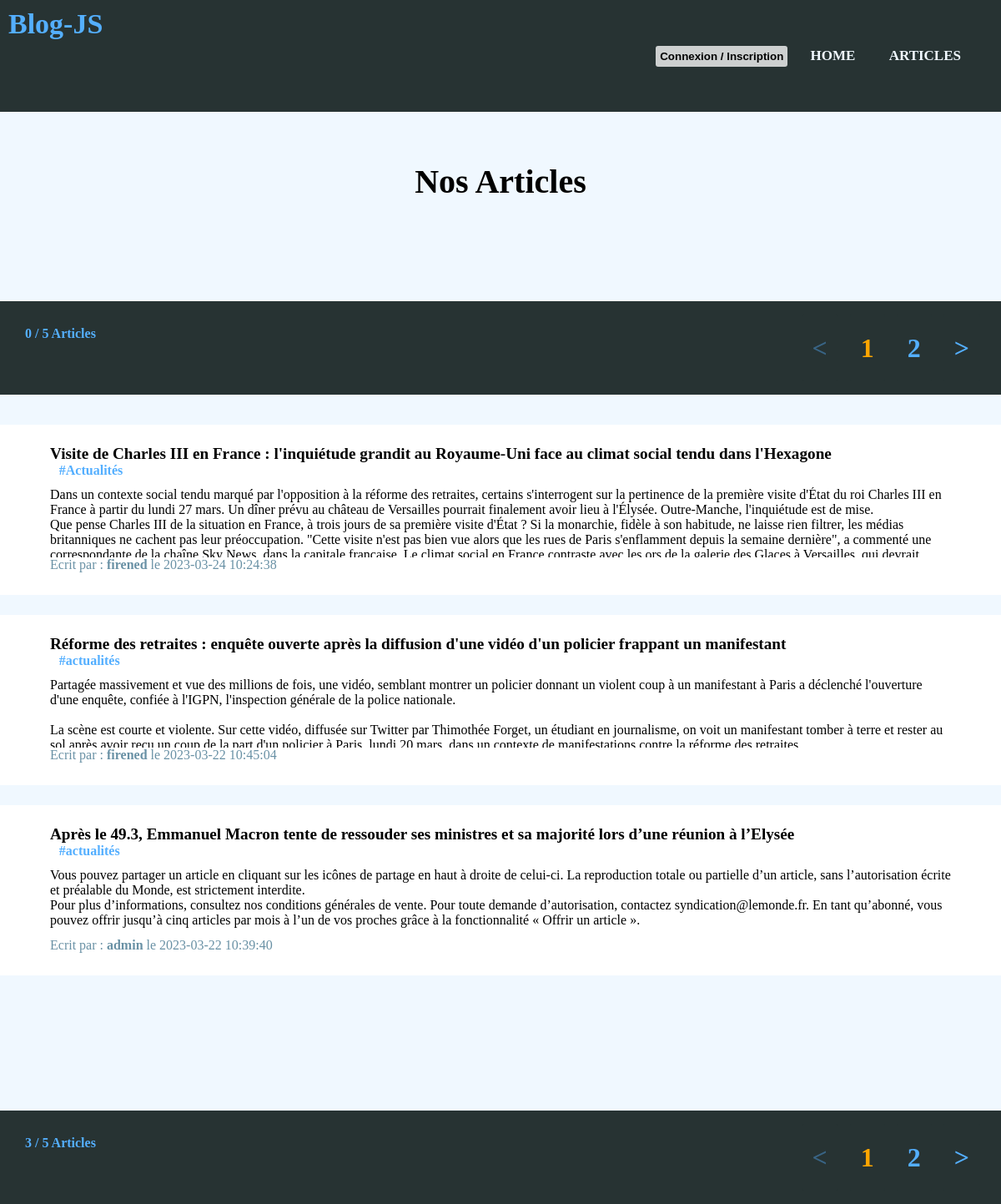
The page /Articles.php on the database its author committed.
### tables this page shows
CREATE TABLE `posts` (
  `id` int(11) NOT NULL,
  `userid` varchar(255) NOT NULL,
  `title` varchar(255) NOT NULL,
  `createdat` datetime NOT NULL,
  `content` text NOT NULL,
  `categoryid` varchar(255) NOT NULL
);

### Post.php (called while the page is built, shortened)
<?php
class Post
{
    private $conn;
    public function __construct()
    {
        $db_username = 'root';
        $db_password = '';
        try {
            $this->conn = new PDO('mysql:host=localhost;dbname=blog;charset=utf8', $db_username, $db_password);
            $this->conn->setAttribute(PDO::ATTR_ERRMODE, PDO::ERRMODE_EXCEPTION);
        } catch (PDOException $e) {
        }
    }
    public function GetAllPosts($premier,$parPage)
    {
        $sql = "SELECT * FROM `posts` ORDER BY `createdat` DESC";
        $req = $this->conn->prepare($sql);
        $req->execute();
        $result = $req->fetchAll();
        return $result;
    }
}
$newPost = new Post();
?>

### Articles.php (the view, shortened to what this page needs)
<?php
if (isset($_GET['page']) && !empty($_GET['page'])) {
    $currentPage = (int) strip_tags($_GET['page']);
} else {
    $currentPage = 1;
}
$parPage = 3;
$premier = ($currentPage * $parPage) - $parPage;
$dernier = ($currentPage * $parPage);
require_once('Post.php');
$result = $newPost->GetAllPosts($premier, $parPage);
$NbArticles = count($result);
$pages = $NbArticles / 3;
$pages = ceil($pages);
?>
<!DOCTYPE html>
<html lang="en">
<head>
    <link href="CSS/index.css" rel="stylesheet" type="text/css" />
</head>
<body>
    <?php require_once("Nav/nav.php") ?>
    <h1 id="Titrepage">Nos Articles</h1>
    <div id="Naviguation">
    <div id="NbArticles"><?= $premier." / ".$NbArticles." Articles" ?></div>
        <ul class="pagination">
            <li <?php if($currentPage == 1){echo "class='disabled'";}  ?>">
                <a href="./Articles.php?page=<?= $currentPage - 1 ?>">
                    < </a>
            </li>
            <?php for ($page = 1; $page <= $pages; $page++): ?>
                <li <?php if($currentPage == $page){echo "class='active'";}?>>
                    <a href="./Articles.php?page=<?= $page ?>"><?= $page ?></a>
                </li>
            <?php endfor ?>
            <li <?php if($currentPage == $pages){echo "class='disabled'";}?>">
                <a href="./Articles.php?page=<?= $currentPage + 1 ?>" ">></a>
            </li>
        </ul>
    </div>
    <div id=" Main">
                    <section id="DerniersArticles">
                        <?php while ($premier < $dernier && $premier < $NbArticles) {
                            $value = $result[$premier] ?>
                            <article onclick="RedirectArticle( <?= $value['id']?> )">
                                <div id="Titre">
                                    <?php echo $value['title']; ?>
                                </div>
                                <div id="Category">
                                    <?php echo "#" . $value['categoryid']; ?>
                                </div>
                                <div id="Article">
                                    <?php echo $value['content']; ?>
                                </div>
                                <div id="ArticleInfo">
                                    <?php echo "Ecrit par : <strong>" . $value['userid'] . "</strong> le  " . $value['createdat']; ?>
                                </div>
                            </article>
                            <?php $premier++;
                        } ?>
                    </section>
    </div>
    <br>
    <div id="Naviguation">
    <div id="NbArticles"><?= $premier." / ".$NbArticles." Articles" ?></div>
    <ul class="pagination">
            <li <?php if($currentPage == 1){echo "class='disabled'";}  ?>">
                <a href="./Articles.php?page=<?= $currentPage - 1 ?>">
                    < </a>
            </li>
            <?php for ($page = 1; $page <= $pages; $page++): ?>
                <li class="page-item <?= ($page == $currentPage) ? "active" : "" ?>">
                    <a href="./Articles.php?page=<?= $page ?>"><?= $page ?></a>
                </li>
            <?php endfor ?>
            <li <?php if($currentPage == $pages){echo "class='disabled'";}?>">
                <a href="./Articles.php?page=<?= $currentPage + 1 ?>" ">></a>
            </li>
        </ul>
    </div>
</body>
</html>

### Nav/nav.php (shortened to what this page needs)
<!DOCTYPE html>
<html lang="en">
<head>
    <link href="CSS/nav.css" rel="stylesheet" type="text/css" />
</head>
<body>
    <header>
        <h1 onclick=RedirectAcceuil()>Blog-JS</h1>
        <ul>
            <?php
            if (!isset($_SESSION['login'])) {
                echo '<li><button id="BtConnexion" onclick=RedirectConnexion()>Connexion / Inscription</button></li>';
            } else if(isset($_SESSION['login'])){
                echo '<li><button id="BtConnexion" onclick=RedirectDéConnexion()>Disconnect</button></li>';
                echo '<li><button id="BtConnexion" onclick=RedirectUpdate()>'.$_SESSION["login"].'</button></li>';
            }
            ?>
            <li><a href="./index.php">Home</a></li>
            <li><a href="./Articles.php?page=1">Articles</a></li>
        </ul>
    </header>
</body>
</html>

### CSS/index.css (style rules this page uses)
h1 { text-align: center; }
body { margin: 0; background-color: aliceblue; }
#BtConnexion { background-color: rgba(255, 255, 255, 0.767); border-style: none; padding: 5px; }
#Titrepage { margin-top: 5%; margin-bottom: 5%; font-size: 5vh; }
#DerniersArticles { margin-top: 3%; }
article { height: 15vh; overflow-y: hidden; margin-bottom: 2%; background-color: white; padding: 2% 5% 5% 5% }
#Titre { margin-bottom: 0; font-size: larger; font-weight: bolder; }
#Article { height: 70%; overflow-y: hidden; word-wrap: break-word; -webkit-mask-image: linear-gradient(180deg, #000 0%, transparent); mask-image: none; }
#Naviguation { background-color: rgb(39, 51, 51); color: #54afff; display: flex; justify-content: space-between; margin-top: 10%; }
#ArticleInfo { bottom: 0px; color: rgb(105, 145, 165); }
#Category { font-weight: bolder; color: #54afff; margin-bottom: 1%; padding-left: 1%; }
#Naviguation a { background-color: rgb(39, 51, 51); color: #54afff; display: flex; padding-top:0; padding-bottom:0; justify-content: space-between; font-weight: bolder; font-size: xx-large; }
li.active a { color: orange !important; }
#NbArticles { font-weight: bolder; padding-top:2.5%; padding-left:2.5%; }
.disabled { pointer-events:none; opacity:0.4; }

### CSS/nav.css (style rules this page uses)
#BtConnexion { background-color: rgba(255, 255, 255, 0.767); border-style: none; padding: 5px; font-weight: bolder; border-radius: 3px; }
header { background-color: rgb(39, 51, 51); color: #54afff; margin: 0px; margin-bottom: 10px; display: flex; justify-content: space-between; padding: 10px; font-size: 17px; font-weight: bolder; }
header h1 { margin: 0; display: inline; }
ul { float: right; margin-right: 20px; }
ul li { display: inline-block; line-height: 80px; margin: 0 5px; }
ul li a { color: aliceblue; font-size: 17px; padding: 13px; border-radius: 3px; text-transform: uppercase; }
a { text-decoration: none; }

### rows shown on the page
posts: title "Visite de Charles III en France : l'inquiétude grandit au Royaume-Uni face au climat social tendu dans l'Hexagone", categoryid "Actualités", content "Dans un contexte social tendu marqué par l'opposition à la réforme des retraites, certains s'interrogent sur la pertinence de la première visite d'État du roi Charles III en France à partir du lundi 27 mars. Un dîner prévu au château de Versailles pourrait finalement avoir lieu à l'Élysée. Outre-Manche, l'inquiétude est de mise. Que pense Charles III de la situation en France, à trois jours de sa première visite d'État ? Si la monarchie, fidèle à son habitude, ne laisse rien filtrer, les médias britanniques ne cachent pas leur préoccupation. \"Cette visite n'est pas bien vue alors que les rues de Paris s'enflamment depuis la semaine dernière\", a commenté une…", userid "firened", createdat "2023-03-24 10:24:38"
posts: title "Réforme des retraites : enquête ouverte après la diffusion d'une vidéo d'un policier frappant un manifestant", categoryid "actualités", content "Partagée massivement et vue des millions de fois, une vidéo, semblant montrer un policier donnant un violent coup à un manifestant à Paris a déclenché l'ouverture d'une enquête, confiée à l'IGPN, l'inspection générale de la police nationale. La scène est courte et violente. Sur cette vidéo, diffusée sur Twitter par Thimothée Forget, un étudiant en journalisme, on voit un manifestant tomber à terre et rester au…", userid "firened", createdat "2023-03-22 10:45:04"
posts: title "Après le 49.3, Emmanuel Macron tente de ressouder ses ministres et sa majorité lors d’une réunion à l’Elysée", categoryid "actualités", content "Vous pouvez partager un article en cliquant sur les icônes de partage en haut à droite de celui-ci. La reproduction totale ou partielle d’un article, sans l’autorisation écrite et préalable du Monde, est strictement interdite. Pour plus d’informations, consultez nos conditions générales de vente. Pour toute demande d’autorisation, contactez syndication@lemonde.fr. En tant qu’abonné, vous pouvez offrir jusqu’à cinq articles par mois à l’un de vos proches grâce à la fonctionnalité « Offrir un article ».", userid "admin", createdat "2023-03-22 10:39:40"

### other values the page prints
$premier "0"
$NbArticles "5"
$premier "3"
